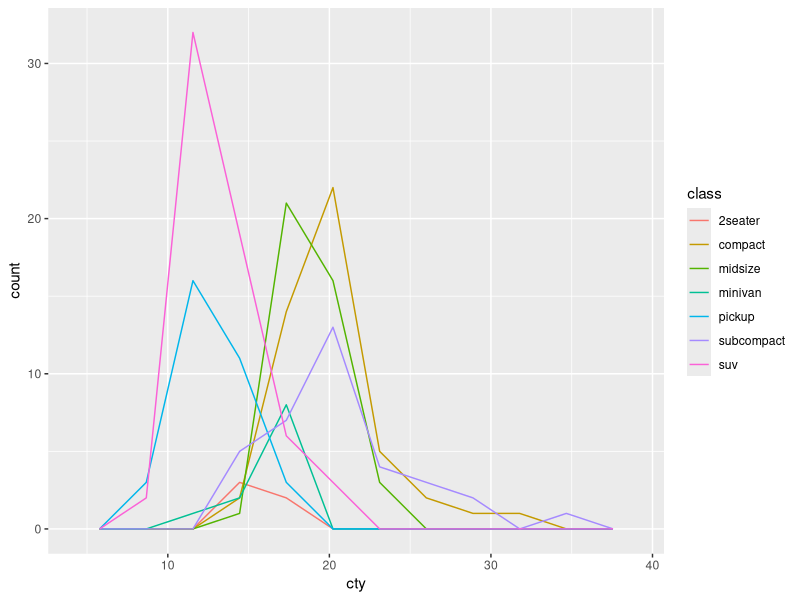
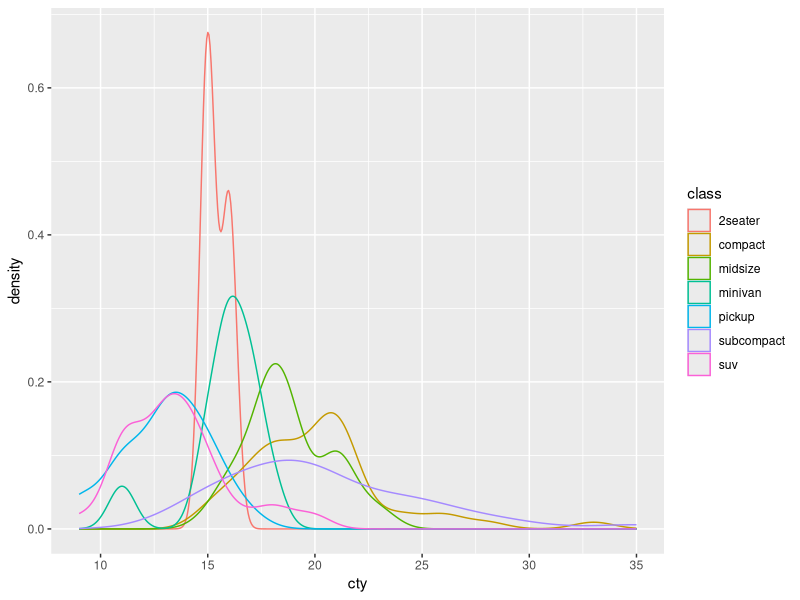
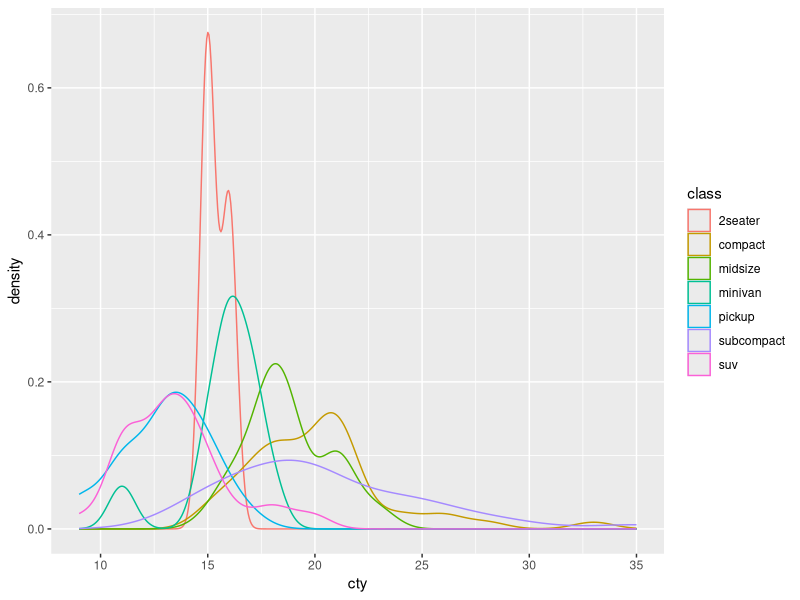
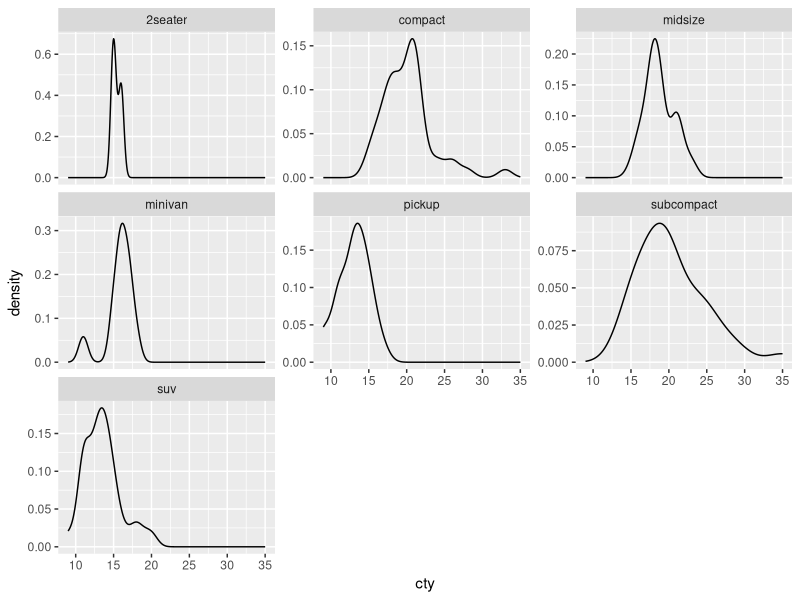
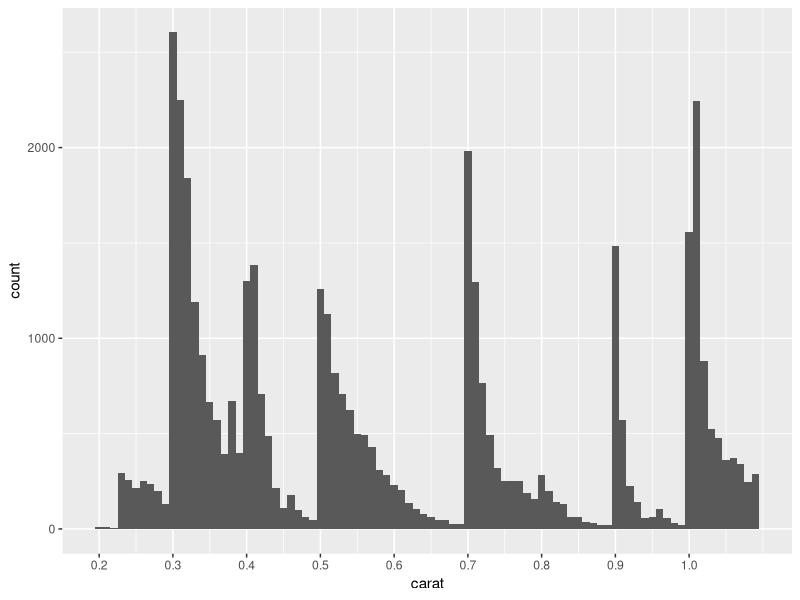

These charts were generated, in order, by the following R code:
## ---- chunk 1
# knitr options
knitr::opts_chunk$set(echo = TRUE)
## ---- chunk 2
library(tidyverse)

## ---- chunk 3
## NOTE: No need to modify
mpg %>%
  ggplot(aes(cty, color = class)) +
  geom_freqpoly(bins = 10)
## ---- chunk 4
## NOTE: No need to modify
mpg %>%
  ggplot(aes(cty, color = class)) +
  geom_density()
## ---- chunk 5
# task-begin
mpg %>%
  ggplot(aes(cty, color = class)) +
  geom_density()
# task-end
# solution-begin
mpg %>%
  ggplot(aes(cty)) +
  geom_density() +
  facet_wrap(~class, scales = "free_y")
# solution-end
## ---- chunk 6
## TODO: Run this chunk; play with differnet bin widths
diamonds %>%
  filter(carat < 1.1) %>%

  ggplot(aes(carat)) +
  geom_histogram(binwidth = 0.01, boundary = 0.005) +
  scale_x_continuous(
    breaks = seq(0, 1, by = 0.1)

  )
